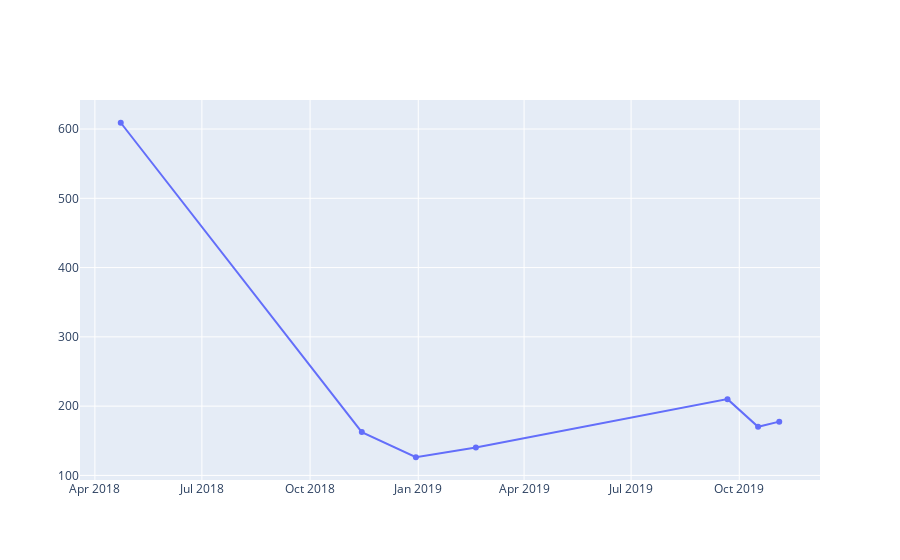

The notebook cell this image was saved under:
### Code cell
go.Figure(scat).show()

### Figure 1 — Plotly figure (JSON) as saved in the notebook; plotly's stock layout.template omitted (floating-point values rounded to 4 significant figures)
{"data": [{"type": "scatter", "x": ["2018-04-23T00:00:00", "2018-11-14T00:00:00", "2018-12-30T00:00:00", "2019-02-19T00:00:00", "2019-09-21T00:00:00", "2019-10-17T00:00:00", "2019-11-04T00:00:00"], "y": [609.1, 162.5, 126.2, 140.3, 210.1, 170.2, 177.6]}], "layout": {}}
